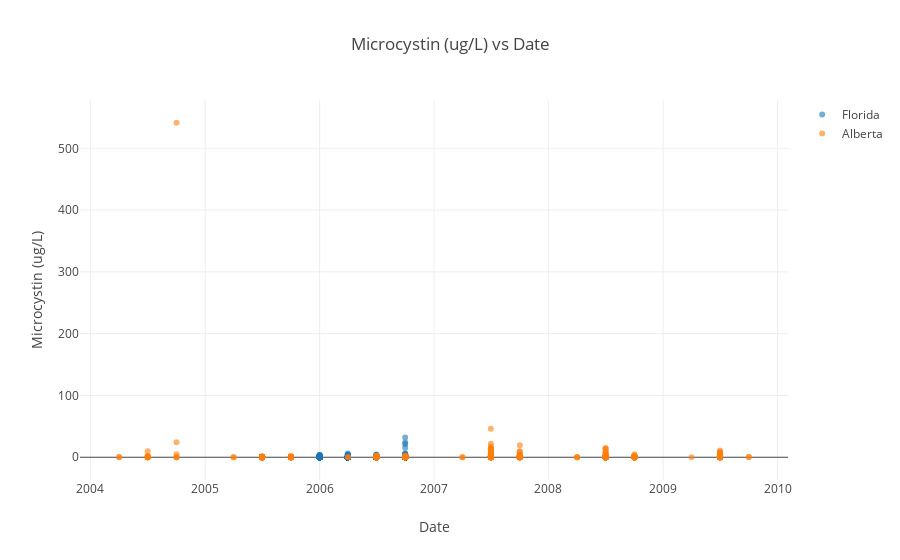
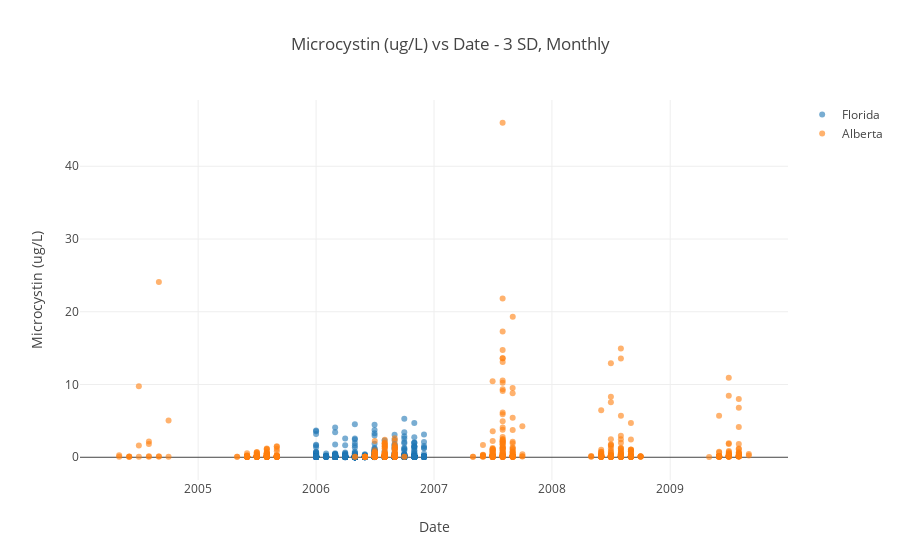
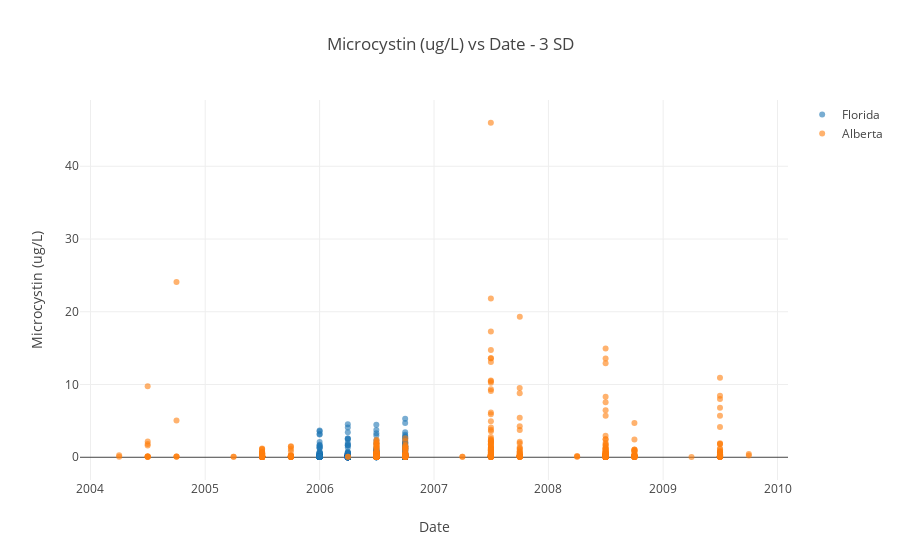
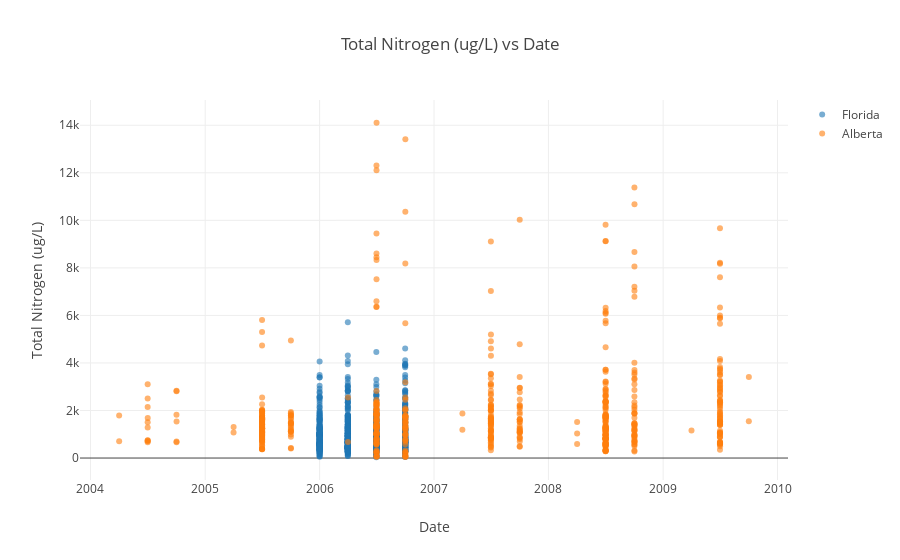

The code cell stored with these charts, in order, in its notebook:
### Code cell
for c in cols:
    alberta_x=alberta['YearSeason']
    alberta_y=alberta[c]

    florida_x=florida['YearSeason']
    florida_y=florida[c]
    
    layout = go.Layout(
        title= f'{c} vs Date', 
        xaxis={'title':'Date'}, 
        yaxis={'title': c}
    )

    a = go.Scatter(
        x=alberta_x,
        y=alberta_y,
        mode='markers',
        marker={
       'opacity': 0.6,
        },
        name='Alberta'
    )

    f = go.Scatter(
        x=florida_x,
        y=florida_y,
        mode='markers',
        marker={
       'opacity': 0.6,
        },
        name='Florida'
    )

    fig = {
        'data': [f, a],
        'layout': layout
    }

    iplot(fig)
    
    # strip values more than 3 standard deviations away, monthly data
    alberta_2 = alberta[((alberta[c] - alberta[c].mean()) / alberta[c].std()).abs() < 3]
    florida_2 = florida[((florida[c] - florida[c].mean()) / florida[c].std()).abs() < 3]
   
    alberta_x=alberta_2['YearMonth']
    alberta_y=alberta_2[c]

    florida_x=florida_2['YearMonth']
    florida_y=florida_2[c]
    
    layout = go.Layout(
        title= f'{c} vs Date - 3 SD, Monthly', 
        xaxis={'title':'Date'}, 
        yaxis={'title': c}
    )

    a = go.Scatter(
        x=alberta_x,
        y=alberta_y,
        mode='markers',
        marker={
       'opacity': 0.6,
        },
        name='Alberta'
    )

    f = go.Scatter(
        x=florida_x,
        y=florida_y,
        mode='markers',
        marker={
       'opacity': 0.6,
        },
        name='Florida'
    )

    fig = {
        'data': [f, a],
        'layout': layout
    }

    iplot(fig)
    
     # strip values more than 3 standard deviations away, seasonly data
    alberta_x=alberta_2['YearSeason']
    alberta_y=alberta_2[c]

    florida_x=florida_2['YearSeason']
    florida_y=florida_2[c]
    
    layout = go.Layout(
        title= f'{c} vs Date - 3 SD', 
        xaxis={'title':'Date'}, 
        yaxis={'title': c}
    )

    a = go.Scatter(
        x=alberta_x,
        y=alberta_y,
        mode='markers',
        marker={
       'opacity': 0.6,
        },
        name='Alberta'
    )

    f = go.Scatter(
        x=florida_x,
        y=florida_y,
        mode='markers',
        marker={
       'opacity': 0.6,
        },
        name='Florida'
    )

    fig = {
        'data': [f, a],
        'layout': layout
    }

    iplot(fig)

### Figure 1 — Plotly figure (JSON) as saved in the notebook; plotly's stock layout.template omitted (floating-point values rounded to 4 significant figures; data arrays with more than 128 entries replaced by an {"elided": "..."} marker saying what was removed)
{"data": [{"marker": {"opacity": 0.6}, "mode": "markers", "name": "Florida", "type": "scatter", "uid": "b27ff68c-dc47-11e8-b99d-b0fc36327fe6", "x": {"elided": "863 str values"}, "y": {"elided": "863 float values"}}, {"marker": {"opacity": 0.6}, "mode": "markers", "name": "Alberta", "type": "scatter", "uid": "b27ffe16-dc47-11e8-b99d-b0fc36327fe6", "x": {"elided": "797 str values"}, "y": {"elided": "797 float values"}}], "layout": {"title": "Microcystin (ug/L) vs Date", "xaxis": {"title": "Date"}, "yaxis": {"title": "Microcystin (ug/L)"}}}

### Figure 2 — Plotly figure (JSON) as saved in the notebook; plotly's stock layout.template omitted (floating-point values rounded to 4 significant figures; data arrays with more than 128 entries replaced by an {"elided": "..."} marker saying what was removed)
{"data": [{"marker": {"opacity": 0.6}, "mode": "markers", "name": "Florida", "type": "scatter", "uid": "b2b00bec-dc47-11e8-b99d-b0fc36327fe6", "x": {"elided": "857 str values"}, "y": {"elided": "857 float values"}}, {"marker": {"opacity": 0.6}, "mode": "markers", "name": "Alberta", "type": "scatter", "uid": "b2b0134e-dc47-11e8-b99d-b0fc36327fe6", "x": {"elided": "796 str values"}, "y": {"elided": "796 float values"}}], "layout": {"title": "Microcystin (ug/L) vs Date - 3 SD, Monthly", "xaxis": {"title": "Date"}, "yaxis": {"title": "Microcystin (ug/L)"}}}

### Figure 3 — Plotly figure (JSON) as saved in the notebook; plotly's stock layout.template omitted (floating-point values rounded to 4 significant figures; data arrays with more than 128 entries replaced by an {"elided": "..."} marker saying what was removed)
{"data": [{"marker": {"opacity": 0.6}, "mode": "markers", "name": "Florida", "type": "scatter", "uid": "b2cf3594-dc47-11e8-b99d-b0fc36327fe6", "x": {"elided": "857 str values"}, "y": {"elided": "857 float values"}}, {"marker": {"opacity": 0.6}, "mode": "markers", "name": "Alberta", "type": "scatter", "uid": "b2cf5330-dc47-11e8-b99d-b0fc36327fe6", "x": {"elided": "796 str values"}, "y": {"elided": "796 float values"}}], "layout": {"title": "Microcystin (ug/L) vs Date - 3 SD", "xaxis": {"title": "Date"}, "yaxis": {"title": "Microcystin (ug/L)"}}}

### Figure 4 — Plotly figure (JSON) as saved in the notebook; plotly's stock layout.template omitted (floating-point values rounded to 4 significant figures; data arrays with more than 128 entries replaced by an {"elided": "..."} marker saying what was removed)
{"data": [{"marker": {"opacity": 0.6}, "mode": "markers", "name": "Florida", "type": "scatter", "uid": "b2eaf86a-dc47-11e8-b99d-b0fc36327fe6", "x": {"elided": "863 str values"}, "y": {"elided": "863 float values"}}, {"marker": {"opacity": 0.6}, "mode": "markers", "name": "Alberta", "type": "scatter", "uid": "b2eafd4c-dc47-11e8-b99d-b0fc36327fe6", "x": {"elided": "797 str values"}, "y": {"elided": "797 float values"}}], "layout": {"title": "Total Nitrogen (ug/L) vs Date", "xaxis": {"title": "Date"}, "yaxis": {"title": "Total Nitrogen (ug/L)"}}}
